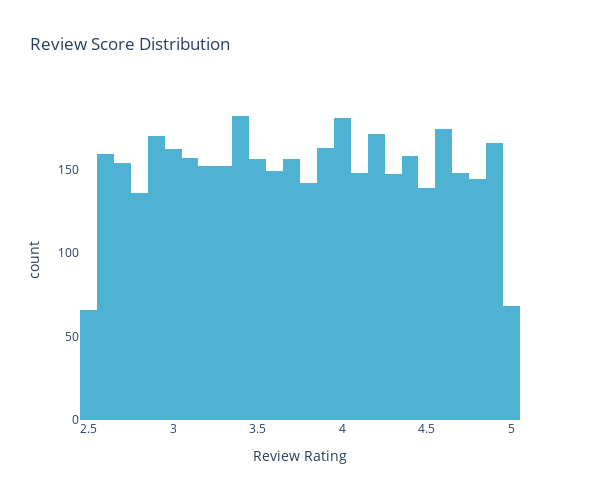

This figure's notebook cell:
### Code cell
fig = px.histogram(df, x='Review Rating', nbins=50, 
                   title='Review Score Distribution',
                   color_discrete_sequence=[px.colors.sequential.GnBu[5]])

fig.update_layout(width=600,  
                  height=500,
                  plot_bgcolor='white')  

fig.show()

### Figure 1 — Plotly figure (JSON) as saved in the notebook; plotly's stock layout.template omitted (floating-point values rounded to 4 significant figures; data arrays with more than 128 entries replaced by an {"elided": "..."} marker saying what was removed)
{"data": [{"alignmentgroup": "True", "bingroup": "x", "hovertemplate": "Review Rating=%{x}<br>count=%{y}<extra></extra>", "legendgroup": "", "marker": {"color": "rgb(78,179,211)", "pattern": {"shape": ""}}, "name": "", "nbinsx": 50, "offsetgroup": "", "orientation": "v", "showlegend": false, "type": "histogram", "x": {"elided": "3900 float values"}, "xaxis": "x", "yaxis": "y"}], "layout": {"barmode": "relative", "height": 500, "legend": {"tracegroupgap": 0}, "plot_bgcolor": "white", "title": {"text": "Review Score Distribution"}, "width": 600, "xaxis": {"anchor": "y", "autorange": true, "domain": [0, 1], "range": [2.45, 5.05], "title": {"text": "Review Rating"}, "type": "linear"}, "yaxis": {"anchor": "x", "autorange": true, "domain": [0, 1], "range": [0, 191.6], "title": {"text": "count"}}}}
